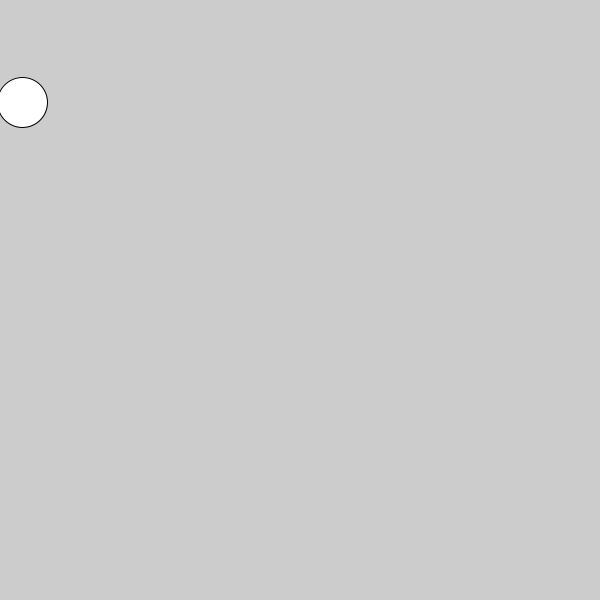
Frame 1 (no input)
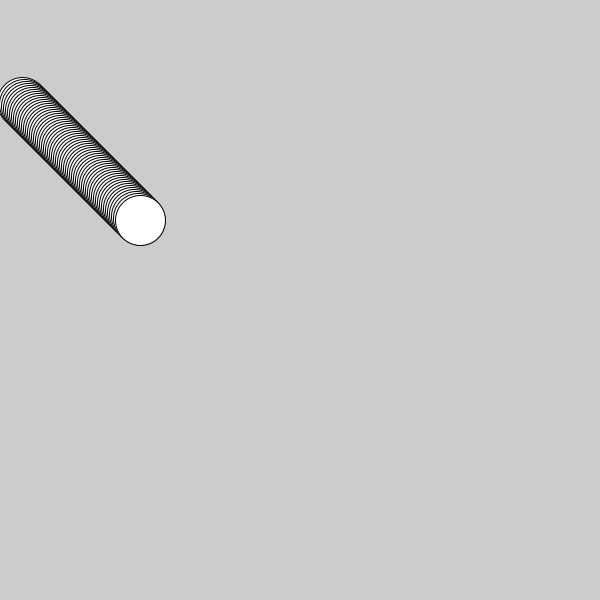
Frame 60 (the mouse pressed at the canvas centre just before this capture)
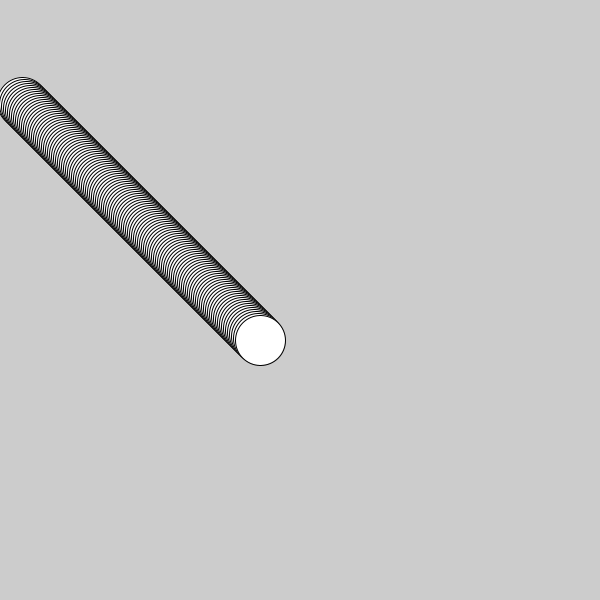
Frame 120 (the mouse held since frame 60 and released just before this capture)

The Processing sketch that drew these frames (run headless with seeded random() and noise(); from frame 60 on, the mouse is pressed at the canvas centre):

// Processing sketch: processing_37088
// ── processing_37088.pde

int directionX;
int x;
int directionY;
int y;

void setup(){
  size(600,600);  
    directionX=2;
    directionY=2;
    x=20;
    y=100;
}

void draw(){
  //background(0,0,0,10);
  x= x + directionX;
  
  y= y + directionY;
  
 ellipse(x,y,50,50);
 
  if (y> 600) {
    directionY=-1;
    background(random(100), random(75), random(255));
  }
  
  if(x>600){
   directionX=-3;
   background(random(100),random(67), random(200));
 }
if(y<0){
  directionY=1;
  background(random(50),random(78),random(98));

}
if(x<0){
  directionX=1;
  background(random(45), random(200),random(200));
}


}
